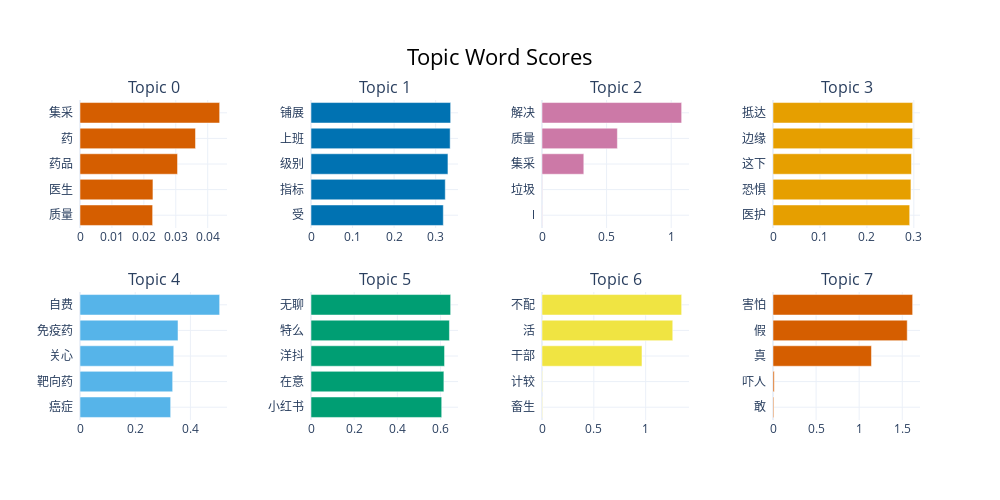

Here is the notebook cell this chart was saved with:
### Code cell
topic_model.visualize_barchart()

### Figure 1 — Plotly figure (JSON) as saved in the notebook; plotly's stock layout.template omitted (floating-point values rounded to 4 significant figures)
{"data": [{"marker": {"color": "#D55E00"}, "orientation": "h", "type": "bar", "x": [0.02276, 0.02285, 0.03055, 0.03618, 0.04375], "xaxis": "x", "y": ["质量  ", "医生  ", "药品  ", "药  ", "集采  "], "yaxis": "y"}, {"marker": {"color": "#0072B2"}, "orientation": "h", "type": "bar", "x": [0.3184, 0.3231, 0.3296, 0.3349, 0.3361], "xaxis": "x2", "y": ["受  ", "指标  ", "级别  ", "上班  ", "铺展  "], "yaxis": "y2"}, {"marker": {"color": "#CC79A7"}, "orientation": "h", "type": "bar", "x": [0.001332, 0.001394, 0.3236, 0.5835, 1.081], "xaxis": "x3", "y": ["l  ", "垃圾  ", "集采  ", "质量  ", "解决  "], "yaxis": "y3"}, {"marker": {"color": "#E69F00"}, "orientation": "h", "type": "bar", "x": [0.2912, 0.2938, 0.295, 0.2974, 0.2975], "xaxis": "x4", "y": ["医护  ", "恐惧  ", "这下  ", "边缘  ", "抵达  "], "yaxis": "y4"}, {"marker": {"color": "#56B4E9"}, "orientation": "h", "type": "bar", "x": [0.3285, 0.3357, 0.3397, 0.3551, 0.506], "xaxis": "x5", "y": ["癌症  ", "靶向药  ", "关心  ", "免疫药  ", "自费  "], "yaxis": "y5"}, {"marker": {"color": "#009E73"}, "orientation": "h", "type": "bar", "x": [0.6056, 0.6157, 0.6188, 0.6414, 0.6471], "xaxis": "x6", "y": ["小红书  ", "在意  ", "洋抖  ", "特么  ", "无聊  "], "yaxis": "y6"}, {"marker": {"color": "#F0E442"}, "orientation": "h", "type": "bar", "x": [0.00349, 0.003634, 0.9645, 1.261, 1.347], "xaxis": "x7", "y": ["畜生  ", "计较  ", "干部  ", "活  ", "不配  "], "yaxis": "y7"}, {"marker": {"color": "#D55E00"}, "orientation": "h", "type": "bar", "x": [0.009024, 0.0143, 1.143, 1.558, 1.621], "xaxis": "x8", "y": ["敢  ", "吓人  ", "真  ", "假  ", "害怕  "], "yaxis": "y8"}], "layout": {"annotations": [{"font": {"size": 16}, "showarrow": false, "text": "Topic 0", "x": 0.0875, "xanchor": "center", "xref": "paper", "y": 1, "yanchor": "bottom", "yref": "paper"}, {"font": {"size": 16}, "showarrow": false, "text": "Topic 1", "x": 0.3625, "xanchor": "center", "xref": "paper", "y": 1, "yanchor": "bottom", "yref": "paper"}, {"font": {"size": 16}, "showarrow": false, "text": "Topic 2", "x": 0.6375, "xanchor": "center", "xref": "paper", "y": 1, "yanchor": "bottom", "yref": "paper"}, {"font": {"size": 16}, "showarrow": false, "text": "Topic 3", "x": 0.9125, "xanchor": "center", "xref": "paper", "y": 1, "yanchor": "bottom", "yref": "paper"}, {"font": {"size": 16}, "showarrow": false, "text": "Topic 4", "x": 0.0875, "xanchor": "center", "xref": "paper", "y": 0.4, "yanchor": "bottom", "yref": "paper"}, {"font": {"size": 16}, "showarrow": false, "text": "Topic 5", "x": 0.3625, "xanchor": "center", "xref": "paper", "y": 0.4, "yanchor": "bottom", "yref": "paper"}, {"font": {"size": 16}, "showarrow": false, "text": "Topic 6", "x": 0.6375, "xanchor": "center", "xref": "paper", "y": 0.4, "yanchor": "bottom", "yref": "paper"}, {"font": {"size": 16}, "showarrow": false, "text": "Topic 7", "x": 0.9125, "xanchor": "center", "xref": "paper", "y": 0.4, "yanchor": "bottom", "yref": "paper"}], "height": 500, "hoverlabel": {"bgcolor": "white", "font": {"family": "Rockwell", "size": 16}}, "showlegend": false, "title": {"font": {"color": "Black", "size": 22}, "text": "Topic Word Scores", "x": 0.5, "xanchor": "center", "yanchor": "top"}, "width": 1000, "xaxis": {"anchor": "y", "domain": [0, 0.175], "showgrid": true}, "xaxis2": {"anchor": "y2", "domain": [0.275, 0.45], "showgrid": true}, "xaxis3": {"anchor": "y3", "domain": [0.55, 0.725], "showgrid": true}, "xaxis4": {"anchor": "y4", "domain": [0.825, 1], "showgrid": true}, "xaxis5": {"anchor": "y5", "domain": [0, 0.175], "showgrid": true}, "xaxis6": {"anchor": "y6", "domain": [0.275, 0.45], "showgrid": true}, "xaxis7": {"anchor": "y7", "domain": [0.55, 0.725], "showgrid": true}, "xaxis8": {"anchor": "y8", "domain": [0.825, 1], "showgrid": true}, "yaxis": {"anchor": "x", "domain": [0.6, 1], "showgrid": true}, "yaxis2": {"anchor": "x2", "domain": [0.6, 1], "showgrid": true}, "yaxis3": {"anchor": "x3", "domain": [0.6, 1], "showgrid": true}, "yaxis4": {"anchor": "x4", "domain": [0.6, 1], "showgrid": true}, "yaxis5": {"anchor": "x5", "domain": [0, 0.4], "showgrid": true}, "yaxis6": {"anchor": "x6", "domain": [0, 0.4], "showgrid": true}, "yaxis7": {"anchor": "x7", "domain": [0, 0.4], "showgrid": true}, "yaxis8": {"anchor": "x8", "domain": [0, 0.4], "showgrid": true}}}
